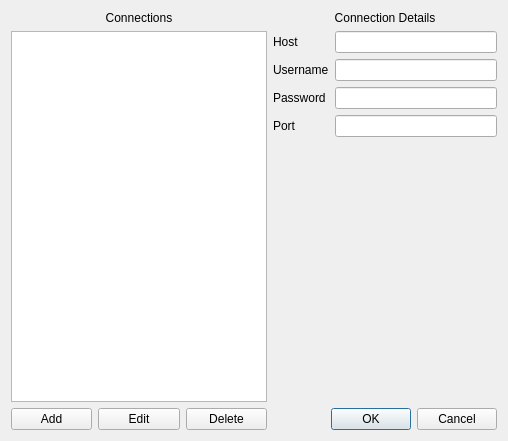
<?xml version="1.0" encoding="UTF-8"?>
<ui version="4.0">
 <class>FtpConnectionsDialog</class>
 <widget class="QDialog" name="FtpConnectionsDialog">
  <property name="geometry">
   <rect>
    <x>0</x>
    <y>0</y>
    <width>508</width>
    <height>441</height>
   </rect>
  </property>
  <property name="windowTitle">
   <string>Dialog</string>
  </property>
  <layout class="QHBoxLayout" name="horizontalLayout_2">
   <item>
    <layout class="QHBoxLayout" name="horizontalLayout">
     <item>
      <layout class="QGridLayout" name="gridLayout">
       <item row="0" column="0">
        <widget class="QLabel" name="labelConnections">
         <property name="text">
          <string>Connections</string>
         </property>
         <property name="alignment">
          <set>Qt::AlignCenter</set>
         </property>
        </widget>
       </item>
       <item row="2" column="0">
        <widget class="QListView" name="listViewConnections"/>
       </item>
       <item row="3" column="0">
        <layout class="QGridLayout" name="gridLayout_2">
         <item row="0" column="2">
          <widget class="QPushButton" name="btnDelete">
           <property name="text">
            <string>Delete</string>
           </property>
          </widget>
         </item>
         <item row="0" column="1">
          <widget class="QPushButton" name="btnEdit">
           <property name="text">
            <string>Edit</string>
           </property>
          </widget>
         </item>
         <item row="0" column="0">
          <widget class="QPushButton" name="btnAdd">
           <property name="text">
            <string>Add</string>
           </property>
          </widget>
         </item>
        </layout>
       </item>
       <item row="2" column="1">
        <layout class="QFormLayout" name="formLayout">
         <item row="0" column="0">
          <widget class="QLabel" name="labelHost">
           <property name="text">
            <string>Host</string>
           </property>
          </widget>
         </item>
         <item row="0" column="1">
          <widget class="QLineEdit" name="lineEditHost"/>
         </item>
         <item row="1" column="0">
          <widget class="QLabel" name="labelUsername">
           <property name="text">
            <string>Username</string>
           </property>
          </widget>
         </item>
         <item row="1" column="1">
          <widget class="QLineEdit" name="lineEditUsername"/>
         </item>
         <item row="2" column="0">
          <widget class="QLabel" name="labelPassword">
           <property name="text">
            <string>Password</string>
           </property>
          </widget>
         </item>
         <item row="2" column="1">
          <widget class="QLineEdit" name="lineEditPassword"/>
         </item>
         <item row="3" column="0">
          <widget class="QLabel" name="labelPort">
           <property name="text">
            <string>Port</string>
           </property>
          </widget>
         </item>
         <item row="3" column="1">
          <widget class="QLineEdit" name="lineEditPort"/>
         </item>
        </layout>
       </item>
       <item row="3" column="1">
        <widget class="QDialogButtonBox" name="buttonBox">
         <property name="orientation">
          <enum>Qt::Horizontal</enum>
         </property>
         <property name="standardButtons">
          <set>QDialogButtonBox::Cancel|QDialogButtonBox::Ok</set>
         </property>
        </widget>
       </item>
       <item row="0" column="1">
        <widget class="QLabel" name="label">
         <property name="text">
          <string>Connection Details</string>
         </property>
         <property name="alignment">
          <set>Qt::AlignCenter</set>
         </property>
        </widget>
       </item>
      </layout>
     </item>
    </layout>
   </item>
  </layout>
 </widget>
 <resources/>
 <connections>
  <connection>
   <sender>buttonBox</sender>
   <signal>accepted()</signal>
   <receiver>FtpConnectionsDialog</receiver>
   <slot>accept()</slot>
   <hints>
    <hint type="sourcelabel">
     <x>248</x>
     <y>254</y>
    </hint>
    <hint type="destinationlabel">
     <x>157</x>
     <y>274</y>
    </hint>
   </hints>
  </connection>
  <connection>
   <sender>buttonBox</sender>
   <signal>rejected()</signal>
   <receiver>FtpConnectionsDialog</receiver>
   <slot>reject()</slot>
   <hints>
    <hint type="sourcelabel">
     <x>316</x>
     <y>260</y>
    </hint>
    <hint type="destinationlabel">
     <x>286</x>
     <y>274</y>
    </hint>
   </hints>
  </connection>
 </connections>
</ui>
